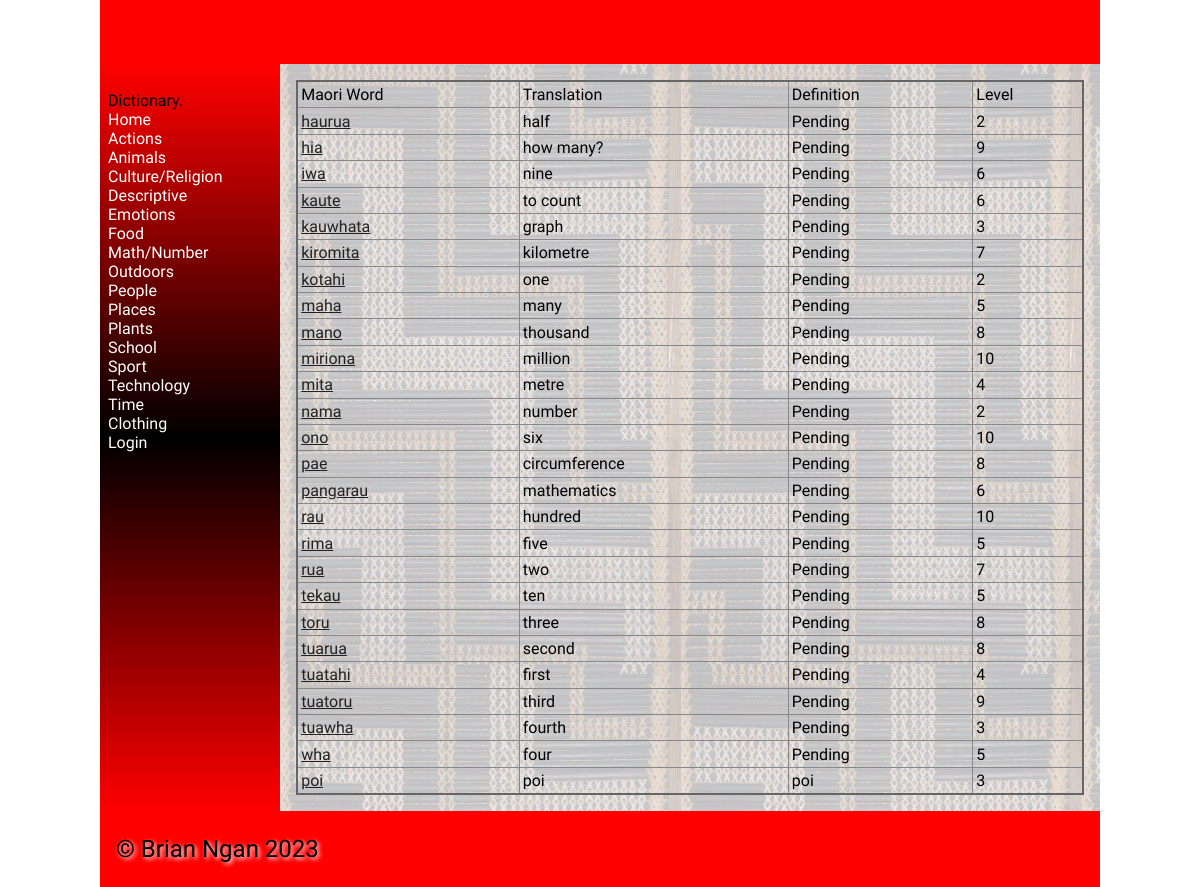
The page /category/7 on the database its author committed.
### tables this page shows
CREATE TABLE categories
(
    id       integer
        primary key autoincrement,
    category varchar(30)
);

CREATE TABLE "vocab_list"
(
    id                  integer
        primary key autoincrement,
    maori_word          varchar default 30,
    english_translation varchar default 30,
    category            integer,
    definition          varchar default 500,
    level               integer,
    image               varchar(60),
    author              integer,
    last_edit_time      varchar(50)
);

### flaskProject/app.py (the view)
@app.route('/category/<cat_id>')
def render_words(cat_id):
    con = create_connection(DATABASE)
    cur = con.cursor()
    query = "SELECT * FROM vocab_list WHERE category = ?"
    cur.execute(query, (cat_id,))
    words_list = cur.fetchall()
    return render_template('dictionary.html', logged_in=logged_in_checker(), categories=get_all_category(),
                           words=words_list)

### flaskProject/app.py (called while the page is built)
def create_connection(db_file):
    try:
        connection = sqlite3.connect(db_file)
        return connection
    except Error as e:
        print(e)
    return None

def logged_in_checker():
    if session.get('email') is None:
        return None
    elif session.get('user_type') == 1:
        return 0
    elif session.get('user_type') == 2:
        return 1

def get_all_category():
    con = create_connection(DATABASE)
    cur = con.cursor()
    query = "SELECT * FROM categories"
    cur.execute(query, )
    return cur.fetchall()

### flaskProject/templates/dictionary.html (shortened to what this page needs)
{% extends "base.html" %}
{% block main %}
<div class="word-block">
    <table>
        <thead>
            <tr>
                <td>Maori Word</td>
                <td>Translation</td>
                <td>Definition</td>
                <td>Level</td>
            </tr>
        </thead>
        <tbody>
        {% for word in words %}
            <tr>
                <td><a href="/worddisplay/{{word[0]}}">{{ word[1] }}</a></td>
                <td>{{ word[2] }}</td>
                <td>{{ word[4] }}</td>
                <td>{{ word[5] }}</td>
            </tr>
        {% endfor %}
        </tbody>
    </table>
</div>
{% endblock %}

### flaskProject/templates/base.html (shortened to what this page needs)
<!doctype html>
<html lang="en">
<head>
	<link href="{{ url_for('static', filename='css/style.css') }}" rel="stylesheet">
</head>
<body>
	<div id="container">
		<header>
			<h1>{% block heading %}{% endblock %}</h1>
		</header>
		<nav>
			<div class="container">
				<div class="navbar-brand">Dictionary.</div>
					<div class="navbar-links">
						<a href="/">Home</a><br>
                        {% for category in categories %}
                        <a href="/category/{{ category[0] }}">{{ category[1] }}</a><br>
                        {% endfor %}
						{% if logged_in == None %}
						<a href="/login">Login</a>
						{% else %}
						<a href="/logout">Logout</a>
						{%endif%}
					</div>
			</div>
		</nav>
		<main>
            {% block main%}{% endblock %}
        </main>
		<footer>
			<p>
				&copy; Brian Ngan 2023
			</p>
		</footer>
	</div>
</body>
</html>

### flaskProject/static/css/style.css (style rules this page uses)
* { font-family: Comfortaa, sans-serif; margin: 0; padding: 0; box-sizing: border-box; }
#container { display: grid; grid-template-columns: 75px auto; grid-template-areas: 'nav header' 'main main' 'footer footer'; }
header { grid-area: header; background-color: #f00; padding: 1rem; }
nav { grid-area: nav; }
main { grid-area: main; padding: 1rem; background-color: #edd; }
h1, h2, h3, h4 { padding: 1rem 0; font-family: 'Suez One', serif; color: #000; text-shadow: 2px 2px 4px #fff; }
p { padding: 0.5rem 0; }
a { color: #222; }
table { width: 100%; border: 2px solid #666; border-collapse: collapse; }
th, td { border: 1px solid #888; padding: 0.2rem; text-align: left; }
footer { grid-area: footer; padding: 1rem; background-color: #f00; }
footer p { color: #000; text-shadow: 2px 2px 4px #fff; font-size: 1.5rem; }
@media only screen and (min-width: 768px) { #container { grid-template-columns: 180px auto; grid-template-areas: 'header header' 'nav main' 'footer footer'; } }
@media only screen and (min-width: 768px) { nav { background: linear-gradient(180deg, rgba(255,0,0,1) 0%, rgba(0, 0, 0, 1) 50%, rgba(255,0,0,1) 100%); padding: 0.5rem; } }
@media only screen and (min-width: 768px) { nav a { color: #fff; text-decoration: none; } }
@media only screen and (min-width: 768px) { main { background-image: url('/poutama.jpg'); } }
@media only screen and (min-width: 1000px) { #container { width: 1000px; margin: auto; } }

### rows shown on the page
categories: category "Actions"
categories: category "Animals"
categories: category "Culture/Religion"
categories: category "Descriptive"
categories: category "Emotions"
categories: category "Food"
categories: category "Math/Number"
categories: category "Outdoors"
categories: category "People"
categories: category "Places"
categories: category "Plants"
categories: category "School"
categories: category "Sport"
categories: category "Technology"
categories: category "Time"
categories: category "Clothing"
vocab_list: maori_word "haurua", english_translation "half", definition "Pending", level "2"
vocab_list: maori_word "hia", english_translation "how many?", definition "Pending", level "9"
vocab_list: maori_word "iwa", english_translation "nine", definition "Pending", level "6"
vocab_list: maori_word "kaute", english_translation "to count", definition "Pending", level "6"
vocab_list: maori_word "kauwhata", english_translation "graph", definition "Pending", level "3"
vocab_list: maori_word "kiromita", english_translation "kilometre", definition "Pending", level "7"
vocab_list: maori_word "kotahi", english_translation "one", definition "Pending", level "2"
vocab_list: maori_word "maha", english_translation "many", definition "Pending", level "5"
vocab_list: maori_word "mano", english_translation "thousand", definition "Pending", level "8"
vocab_list: maori_word "miriona", english_translation "million", definition "Pending", level "10"
vocab_list: maori_word "mita", english_translation "metre", definition "Pending", level "4"
vocab_list: maori_word "nama", english_translation "number", definition "Pending", level "2"
vocab_list: maori_word "ono", english_translation "six", definition "Pending", level "10"
vocab_list: maori_word "pae", english_translation "circumference", definition "Pending", level "8"
vocab_list: maori_word "pangarau", english_translation "mathematics", definition "Pending", level "6"
vocab_list: maori_word "rau", english_translation "hundred", definition "Pending", level "10"
vocab_list: maori_word "rima", english_translation "five", definition "Pending", level "5"
vocab_list: maori_word "rua", english_translation "two", definition "Pending", level "7"
vocab_list: maori_word "tekau", english_translation "ten", definition "Pending", level "5"
vocab_list: maori_word "toru", english_translation "three", definition "Pending", level "8"
vocab_list: maori_word "tuarua", english_translation "second", definition "Pending", level "8"
vocab_list: maori_word "tuatahi", english_translation "first", definition "Pending", level "4"
vocab_list: maori_word "tuatoru", english_translation "third", definition "Pending", level "9"
vocab_list: maori_word "tuawha", english_translation "fourth", definition "Pending", level "3"
vocab_list: maori_word "wha", english_translation "four", definition "Pending", level "5"
vocab_list: maori_word "poi", english_translation "poi", definition "poi", level "3"
